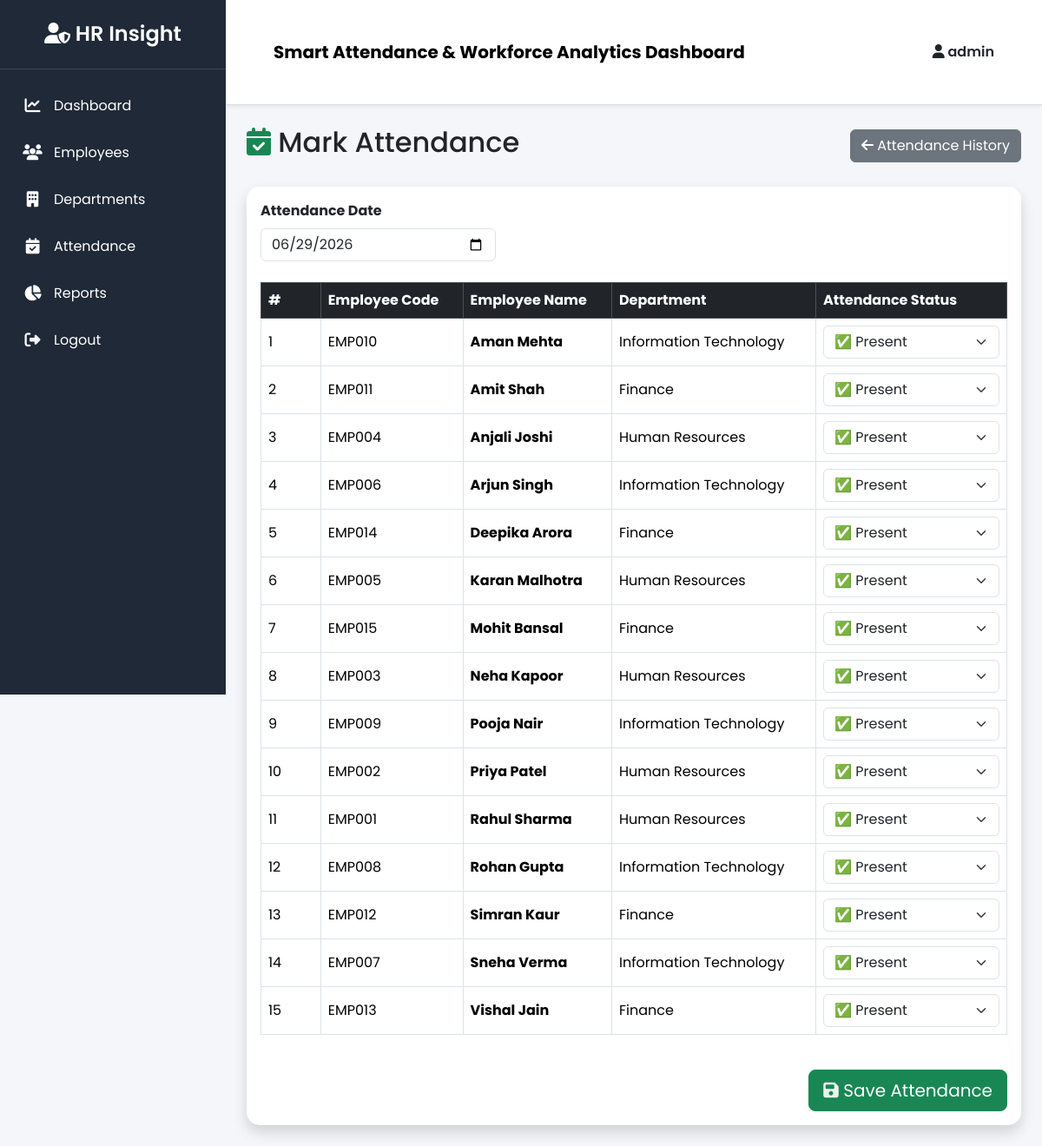
Page /attendance/mark (signed in) on the committed database.
### app/models/user.py (models this page shows, shortened)
class User(UserMixin, db.Model):
    __tablename__ = "users"
    id = db.Column(db.Integer, primary_key=True)
    username = db.Column(db.String(100), nullable=False)
    email = db.Column(db.String(120), unique=True, nullable=False)
    password_hash = db.Column(db.String(255), nullable=False)
    is_active = db.Column(db.Boolean, default=True)

### app/models/employee.py (models this page shows, shortened)
class Employee(db.Model):
    __tablename__ = "employees"
    id = db.Column(db.Integer, primary_key=True)
    employee_code = db.Column(
        db.String(20),
        unique=True,
        nullable=False
    )
    first_name = db.Column(
        db.String(100),
        nullable=False
    )
    last_name = db.Column(
        db.String(100),
        nullable=False
    )
    email = db.Column(
        db.String(120),
        unique=True,
        nullable=False
    )
    phone = db.Column(
        db.String(20)
    )
    gender = db.Column(
        db.String(20)
    )
    date_of_birth = db.Column(
        db.Date
    )
    joining_date = db.Column(
        db.Date,
        default=date.today
    )
    designation = db.Column(
        db.String(100),
        nullable=False
    )
    salary = db.Column(
        db.Float,
        default=0
    )
    address = db.Column(
        db.Text
    )
    status = db.Column(
        db.String(20),
        default="Active"
    )
    shift = db.Column(
        db.String(50),
        default="General Shift (09:00–18:00)"
    )
    department_id = db.Column(
        db.Integer,
        db.ForeignKey("departments.id"),
        nullable=False
    )
    department = db.relationship(
        "Department",
        back_populates="employees"
    )
    attendance = db.relationship(
        "Attendance",
        back_populates="employee",
        cascade="all, delete-orphan",
        lazy=True
    )
    leave_requests = db.relationship(
    "Leave",
    back_populates="employee",
    cascade="all, delete-orphan",
    lazy=True
    )

### app/models/department.py (models this page shows, shortened)
class Department(db.Model):
    __tablename__ = "departments"
    id = db.Column(db.Integer, primary_key=True)
    department_name = db.Column(
        db.String(100),
        unique=True,
        nullable=False
    )
    department_code = db.Column(
        db.String(20),
        unique=True,
        nullable=False
    )
    description = db.Column(db.Text)
    employees = db.relationship(
        "Employee",
        back_populates="department",
        cascade="all, delete-orphan",
        lazy=True
    )

### app/attendance/routes.py (the view, shortened to what this page needs)
@attendance_bp.route("/mark", methods=["GET", "POST"])
@login_required
def mark_attendance():
    employees = Employee.query.order_by(Employee.first_name).all()
    return render_template(
        "attendance/mark.html",
        employees=employees,
        today=date.today().isoformat()
    )

### app/__init__.py (called while the page is built)
@login_manager.user_loader
def load_user(user_id):
    from app.models.user import User
    return User.query.get(int(user_id))

### app/templates/attendance/mark.html (shortened to what this page needs)
{% extends "layouts/base.html" %}
{% block content %}
<div class="d-flex justify-content-between align-items-center mb-4">
    <h2>
        <i class="fa-solid fa-calendar-check text-success"></i>
        Mark Attendance
    </h2>
    <a href="{{ url_for('attendance.index') }}" class="btn btn-secondary">
        <i class="fa-solid fa-arrow-left"></i>
        Attendance History
    </a>
</div>
<div class="card shadow border-0">
    <div class="card-body">
        <form method="POST">
            <div class="row mb-4">
                <div class="col-md-4">
                    <label class="form-label fw-bold">
                        Attendance Date
                    </label>
                    <input
                        type="date"
                        name="attendance_date"
                        class="form-control"
                        value="{{ today }}"
                        required>
                </div>
            </div>
            <div class="table-responsive">
                <table class="table table-hover table-bordered align-middle">
                    <thead class="table-dark">
                        <tr>
                            <th width="8%">#</th>
                            <th>Employee Code</th>
                            <th>Employee Name</th>
                            <th>Department</th>
                            <th width="220">Attendance Status</th>
                        </tr>
                    </thead>
                    <tbody>
                    {% for emp in employees %}
                        <tr>
                            <td>{{ loop.index }}</td>
                            <td>{{ emp.employee_code }}</td>
                            <td>
                                <strong>
                                    {{ emp.first_name }} {{ emp.last_name }}
                                </strong>
                            </td>
                            <td>
                                {% if emp.department %}
                                    {{ emp.department.department_name }}
                                {% else %}
                                    -
                                {% endif %}
                            </td>
                            <td>
                                <select
                                    class="form-select"
                                    name="status_{{ emp.id }}">
                                    <option value="Present" selected>
                                        ✅ Present
                                    </option>
                                </select>
                            </td>
                        </tr>
                    {% endfor %}
                    </tbody>
                </table>
            </div>
            <div class="text-end mt-4">
                <button type="submit" class="btn btn-success btn-lg">
                    <i class="fa-solid fa-floppy-disk"></i>
                    Save Attendance
                </button>
            </div>
        </form>
    </div>
</div>
{% endblock %}

### app/templates/layouts/base.html (shortened to what this page needs)
<!DOCTYPE html>
<html lang="en">
<head>
    <link href="https://cdn.jsdelivr.net/npm/bootstrap@5.3.3/dist/css/bootstrap.min.css" rel="stylesheet">
    <link href="https://cdnjs.cloudflare.com/ajax/libs/font-awesome/6.7.2/css/all.min.css" rel="stylesheet">
    <link rel="stylesheet" href="{{ url_for('static', filename='css/style.css') }}">
</head>
<body>
<div class="wrapper">
    <aside class="sidebar">
        <div class="sidebar-header">
            <h3>
                <i class="fa-solid fa-user-shield"></i>
                HR Insight
            </h3>
        </div>
        <ul class="sidebar-menu">
            <li>
                <a href="{{ url_for('dashboard.dashboard') }}">
                    <i class="fa-solid fa-chart-line"></i>
                    Dashboard
                </a>
            </li>
            <li>
                <a href="{{ url_for('employees.index') }}">
                    <i class="fa-solid fa-users"></i>
                    Employees
                </a>
            </li>
            <li>
                <a href="{{ url_for('departments.index') }}">
                    <i class="fa-solid fa-building"></i>
                    Departments
                </a>
            </li>
            <li>
                <a href="{{ url_for('attendance.index') }}">
                    <i class="fa-solid fa-calendar-check"></i>
                    Attendance
                </a>
            </li>
            <li>
                <a href="{{ url_for('reports.index') }}">
                    <i class="fa-solid fa-chart-pie"></i>
                     Reports
                    </a>
            </li>
            <li>
                <a href="{{ url_for('auth.logout') }}">
                    <i class="fa-solid fa-right-from-bracket"></i>
                    Logout
                </a>
            </li>
        </ul>
    </aside>
    <main class="main">
        <nav class="navbar navbar-expand-lg bg-white shadow-sm">
            <div class="container-fluid">
                <span class="navbar-brand fw-bold">
                    Smart Attendance & Workforce Analytics Dashboard
                </span>
                <div class="ms-auto">
                    {% if current_user.is_authenticated %}
                        <span class="fw-semibold">
                            <i class="fa-solid fa-user"></i>
                            {{ current_user.username }}
                        </span>
                    {% endif %}
                </div>
            </div>
        </nav>
        <div class="container-fluid p-4">
            {% block content %}
            {% endblock %}
        </div>
    </main>
</div>
</body>
</html>

### app/static/css/style.css (style rules this page uses)
* { margin:0; padding:0; box-sizing:border-box; font-family:'Poppins',sans-serif; }
html, body { height:100%; background:#f4f6f9; }
.wrapper { display:flex; width:100%; min-height:100vh; }
.sidebar { position:fixed; top:0; left:0; width:260px; height:100vh; background:#1f2937; color:#fff; overflow-y:auto; z-index:1000; }
.sidebar-header { padding:25px; text-align:center; border-bottom:1px solid rgba(255,255,255,.15); }
.sidebar-header h3 { margin:0; font-size:24px; font-weight:600; }
.sidebar-menu { list-style:none; margin:0; padding:15px 0; }
.sidebar-menu li { width:100%; }
.sidebar-menu li a { display:flex; align-items:center; gap:12px; padding:15px 25px; color:#ffffff; text-decoration:none; transition:.3s; }
.sidebar-menu i { width:25px; text-align:center; font-size:18px; }
.main { margin-left:260px; width:calc(100% - 260px); min-height:100vh; display:flex; flex-direction:column; }
.navbar { background:#fff; padding:15px 30px; border-bottom:1px solid #ddd; }
.container-fluid { padding:25px; }
.card { border-radius:15px; transition:0.3s; }
.card i { opacity:.9; }
.table th { vertical-align:middle; }

### rows in the picture
User: username "admin"
Employee: employee_code "EMP010", first_name "Aman", last_name "Mehta", department.department_name "Information Technology", id "✅ Present"
Employee: employee_code "EMP011", first_name "Amit", last_name "Shah", department.department_name "Finance", id "✅ Present"
Employee: employee_code "EMP004", first_name "Anjali", last_name "Joshi", department.department_name "Human Resources", id "✅ Present"
Employee: employee_code "EMP006", first_name "Arjun", last_name "Singh", department.department_name "Information Technology", id "✅ Present"
Employee: employee_code "EMP014", first_name "Deepika", last_name "Arora", department.department_name "Finance", id "✅ Present"
Employee: employee_code "EMP005", first_name "Karan", last_name "Malhotra", department.department_name "Human Resources", id "✅ Present"
Employee: employee_code "EMP015", first_name "Mohit", last_name "Bansal", department.department_name "Finance", id "✅ Present"
Employee: employee_code "EMP003", first_name "Neha", last_name "Kapoor", department.department_name "Human Resources", id "✅ Present"
Employee: employee_code "EMP009", first_name "Pooja", last_name "Nair", department.department_name "Information Technology", id "✅ Present"
Employee: employee_code "EMP002", first_name "Priya", last_name "Patel", department.department_name "Human Resources", id "✅ Present"
Employee: employee_code "EMP001", first_name "Rahul", last_name "Sharma", department.department_name "Human Resources", id "✅ Present"
Employee: employee_code "EMP008", first_name "Rohan", last_name "Gupta", department.department_name "Information Technology", id "✅ Present"
Employee: employee_code "EMP012", first_name "Simran", last_name "Kaur", department.department_name "Finance", id "✅ Present"
Employee: employee_code "EMP007", first_name "Sneha", last_name "Verma", department.department_name "Information Technology", id "✅ Present"
Employee: employee_code "EMP013", first_name "Vishal", last_name "Jain", department.department_name "Finance", id "✅ Present"
